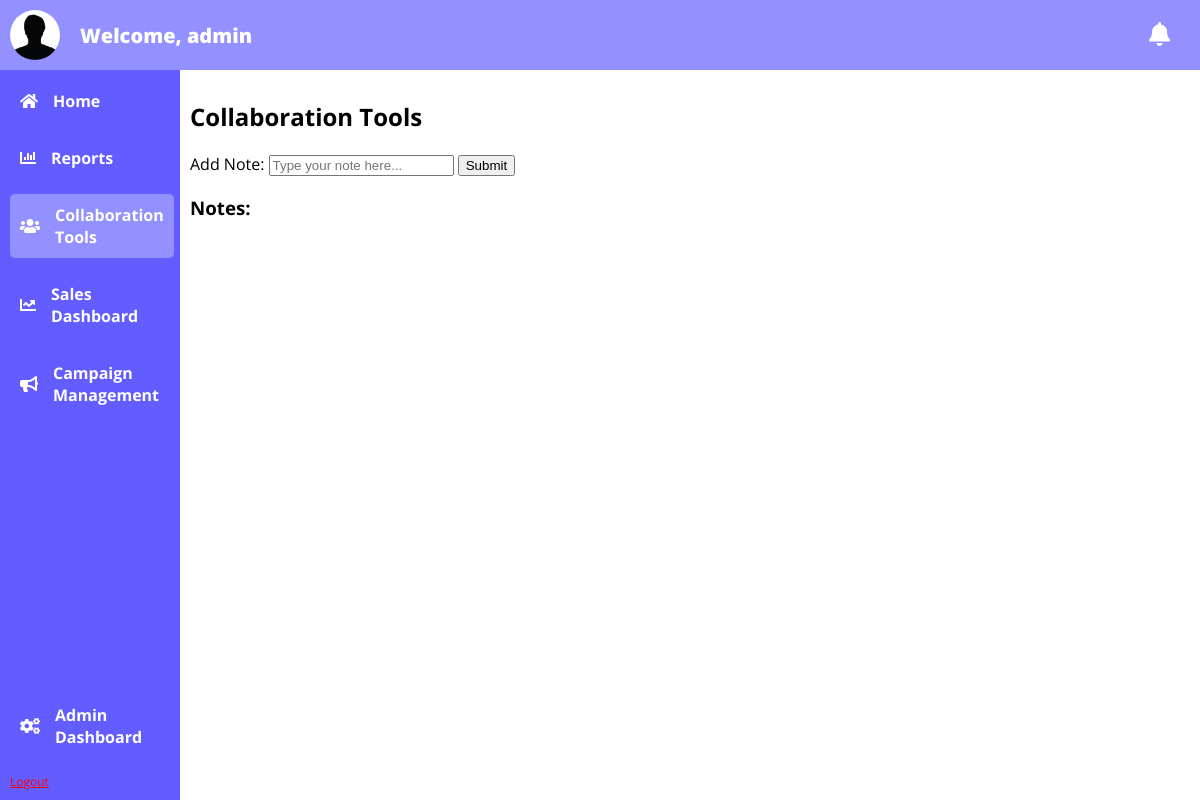
Page /collaboration-tools (signed in) on the committed database.
### tables this page shows
CREATE TABLE "users" (
	"username"	INTEGER,
	"password"	INTEGER
, "image_url"	TEXT);

### main.py (the view)
@app.route('/collaboration-tools')
@login_required
def collaboration_tools():
    return render_template('collaboration_tools.html')

### context_processors.py (called while the page is built)
def user_image_context_processor():
    user_image = None
    username = None  # Initialize username to None
    if 'username' in session:
        username = session['username']
        conn = sqlite3.connect('db/users.db')
        cursor = conn.cursor()
        cursor.execute("SELECT image_url FROM users WHERE username = ?", (username,))
        user_image_result = cursor.fetchone()
        cursor.close()
        conn.close()
        if user_image_result:
            user_image = user_image_result[0]
    return {'user_image': user_image, 'username': username}  # Include 'username' in the returned context

### main.py (called while the page is built)
def login_required(view_func):
    @wraps(view_func)
    def wrapped_view(*args, **kwargs):
        if 'username' in session:
            return view_func(*args, **kwargs)
        else:
            return redirect('/')
    return wrapped_view

### templates/collaboration_tools.html (shortened to what this page needs)
{% extends 'home.html' %}
{% block content %}
<div>
    <h2>Collaboration Tools</h2>
    <form id="note-form">
        <label for="note">Add Note:</label>
        <input type="text" id="note" name="note" placeholder="Type your note here...">
        <button type="button" id="submit-note">Submit</button>
    </form>
    <div id="notes-section">
        <h3>Notes:</h3>
    </div>
</div>
{% endblock %}

### templates/home.html (shortened to what this page needs)
<!DOCTYPE html>
<html>
<head>
  <link rel="stylesheet" type="text/css" href="../static/styles.css">
  <link rel="stylesheet" href="https://cdnjs.cloudflare.com/ajax/libs/font-awesome/5.15.3/css/all.min.css" />
</head>
<body>
  <div class="container">
    <div class="top-bar">
        <div class="user-container">
          <div class="user-image">
            <img src="{{ user_image }}" alt="User Image">
          </div>
          <div class="welcome-text">
            Welcome, {{ username }}
          </div>
      </div>
      <div class="notifications">
        <i class="fas fa-bell"></i>
      </div>
    </div>
    <div class="content-wrapper">
      <div class="sidebar">
        <ul class="list_top">
          <li><a href="home"><i class="fas fa-home"></i>Home</a></li>
          <li><a href="reports"><i class="fas fa-chart-bar"></i>Reports</a></li>
          <li><a href="collaboration-tools"><i class="fas fa-users"></i>Collaboration Tools</a></li>
          <li><a href="sales-dashboard"><i class="fas fa-chart-line"></i>Sales Dashboard</a></li>
          <li><a href="campaign-management"><i class="fas fa-bullhorn"></i>Campaign Management</a></li>
        </ul>
        <ul class="list_bottom">
          <li><a href="admin-dashboard"><i class="fas fa-cogs"></i>Admin Dashboard</a></li>
        </ul>
          <a style="color:red; font-size:12px;" href="logout">Logout</a>
      </div>
      <div class="content">
        {% block content %}{% endblock %}
      </div>
    </div>
  </div>
</body>
</html>

### static/styles.css (style rules this page uses)
.container { display: flex; flex-direction: column; height: 100vh; }
.top-bar { background-color: #9391ff; padding: 10px; display: flex; justify-content: space-between; align-items: center; }
.user-container { display: flex; align-items: center; }
.user-image { width: 50px; height: 50px; border-radius: 50%; overflow: hidden; margin-right: 20px; }
.user-image img { width: 100%; height: 100%; object-fit: cover; }
.welcome-text { font-size: 20px; font-family: 'Open Sans', sans-serif; font-weight: 900; color: white; }
.notifications { position: relative; display: inline-block; margin-right: 20px; }
.fas.fa-bell { font-size: 24px; color: #fff; cursor: pointer; }
.content-wrapper { display: flex; flex: 1; }
.sidebar { display: flex; flex-direction: column; justify-content: space-between; align-items: flex-start; background-color: #635dff; width: 20vh; padding: 10px; }
.sidebar ul { list-style-type: none; padding: 0; }
.list_top, .list_bottom { list-style-type: none; padding: 0; margin: 0; }
.list_bottom { margin-top: auto; }
.sidebar li { margin-bottom: 15px; }
.sidebar li a { display: flex; align-items: center; font-family: 'Open Sans', sans-serif; font-weight: 700; padding: 10px; color: white; text-decoration: none; cursor: pointer; width: auto; transition: background-color 0.3s; border: none; border-radius: 5px; }
.sidebar li a i { margin-right: 15px; }
.content { flex: 1; padding: 10px; }
body { font-family: 'Open Sans', sans-serif; background-color:#fff; margin: 0; padding: 0; }

### rows in the picture
users: image_url (picture), username "admin"
